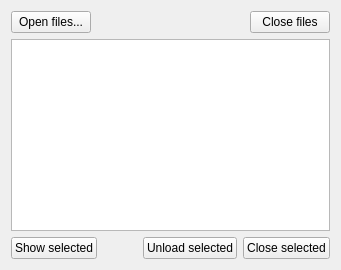
            <widget class="QWidget" name="tab_3">
             <attribute name="icon">
              <iconset>
               <normaloff>:/icon/icons/selection13.png</normaloff>:/icon/icons/selection13.png</iconset>
             </attribute>
             <attribute name="title">
              <string>Select</string>
             </attribute>
             <layout class="QVBoxLayout" name="verticalLayout_2">
              <item>
               <layout class="QHBoxLayout" name="horizontalLayout_9">
                <property name="topMargin">
                 <number>0</number>
                </property>
                <item>
                 <widget class="QPushButton" name="pushButton_open">
                  <property name="cursor">
                   <cursorShape>PointingHandCursor</cursorShape>
                  </property>
                  <property name="text">
                   <string>Open files...</string>
                  </property>
                 </widget>
                </item>
                <item>
                 <spacer name="horizontalSpacer_4">
                  <property name="orientation">
                   <enum>Qt::Horizontal</enum>
                  </property>
                  <property name="sizeHint" stdset="0">
                   <size>
                    <width>40</width>
                    <height>20</height>
                   </size>
                  </property>
                 </spacer>
                </item>
                <item>
                 <widget class="QPushButton" name="pushButton_close_all">
                  <property name="cursor">
                   <cursorShape>PointingHandCursor</cursorShape>
                  </property>
                  <property name="text">
                   <string>Close files</string>
                  </property>
                 </widget>
                </item>
               </layout>
              </item>
              <item>
               <widget class="QListWidget" name="image_list">
                <property name="acceptDrops">
                 <bool>true</bool>
                </property>
                <property name="selectionMode">
                 <enum>QAbstractItemView::SingleSelection</enum>
                </property>
               </widget>
              </item>
              <item>
               <layout class="QHBoxLayout" name="horizontalLayout_7">
                <item>
                 <widget class="QPushButton" name="pushButton_show">
                  <property name="text">
                   <string>Show selected</string>
                  </property>
                 </widget>
                </item>
                <item>
                 <spacer name="horizontalSpacer_9">
                  <property name="orientation">
                   <enum>Qt::Horizontal</enum>
                  </property>
                  <property name="sizeHint" stdset="0">
                   <size>
                    <width>40</width>
                    <height>20</height>
                   </size>
                  </property>
                 </spacer>
                </item>
                <item>
                 <widget class="QPushButton" name="pushButton_unload">
                  <property name="cursor">
                   <cursorShape>PointingHandCursor</cursorShape>
                  </property>
                  <property name="text">
                   <string>Unload selected</string>
                  </property>
                 </widget>
                </item>
                <item>
                 <widget class="QPushButton" name="pushButton_close">
                  <property name="cursor">
                   <cursorShape>PointingHandCursor</cursorShape>
                  </property>
                  <property name="text">
                   <string>Close selected</string>
                  </property>
                 </widget>
                </item>
               </layout>
              </item>
             </layout>
            </widget>
